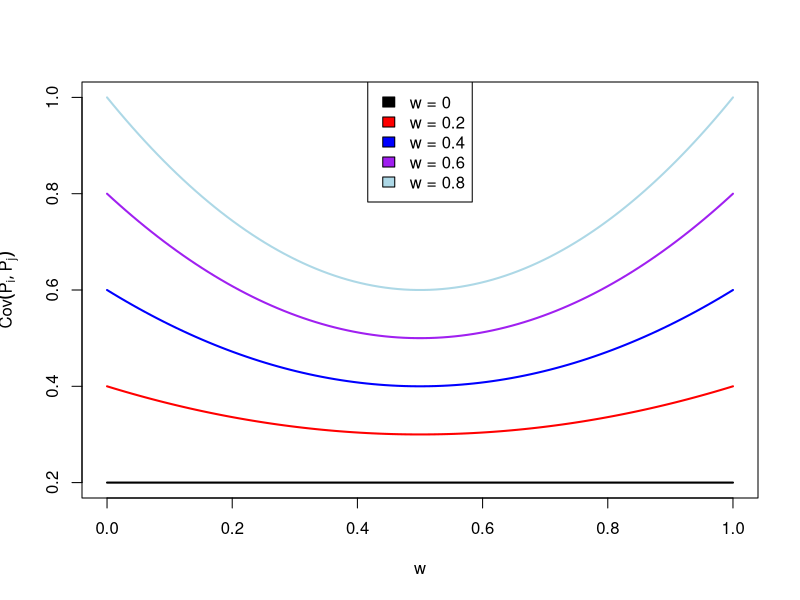

The R script that drew this image:
## ---- chunk 1
phenotype_cov <- function(w, b2, k = 0.5, h2 = 0.2) {
  return(2 * k * h2 + b2 * ((w^2) + (1 - w)^2)) 
}

w_vals <- seq(0, 1, length.out = 100)
b2_vals <- seq(0, 0.8, by = 0.2)

p_covariances_matrix <- sapply(
  X = b2_vals,
  FUN = phenotype_cov,
  w = w_vals,
  h2 = 0.2,
  k = 0.5
)

colors <- c("black", "red", "blue", "purple", "lightblue")
matplot(
  x = w_vals,
  y = p_covariances_matrix,
  xlab = bquote(w),
  ylab = bquote(Cov(P[i], P[j])),
  col = colors,
  type = "l",
  lty = "solid",
  lwd = 2
)
legend(
  "top",
  legend = paste("w =", b2_vals),
  fill = colors
)
